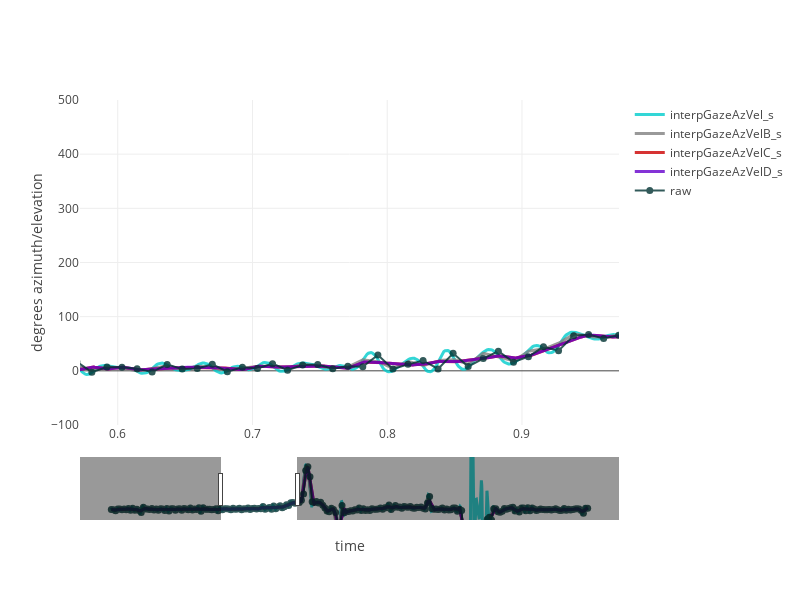

Notebook code for this chart:
### Code cell
# gbProc_bl_tr = sessionDict['processed'].groupby(('blockNumber','trialNumber'))
# tr = gbProc_bl_tr.get_group((2,6))
# (startFr, endFr) = findAnalysisWindow(tr)

p = plotGazeData(plotData,'time', 
           ['interpGazeAzVel_s','interpGazeAzVelB_s','interpGazeAzVelC_s','interpGazeAzVelD_s'],
           winRange=[plotData['time'].iloc[winStartSampleIdx],
                     plotData['time'].iloc[winEndSampleIdx]],
           yLim=[-100,500],ytitle='degrees azimuth/elevation')



# ax.plot(trialTime_fr[:ttcEndSampleFr],
#         rawGazeVelAz_fr[:ttcEndSampleFr],
#         ':k',linewidth=3,alpha = 0.4)

newTrace = go.Scatter(
    x = trialTime_fr,
    y = rawGazeVelAz_fr,
    mode = 'lines+markers',
    name = 'raw',
    line = dict(color = 'rgb(0,50,50)',width=2),
    marker = dict(color = 'rgb(0,50,50)',size=7),
    opacity = 0.8)

p['data'].append(newTrace)   

iplot(p)

### Figure 1 — Plotly figure (JSON) as saved in the notebook; plotly's stock layout.template omitted (floating-point values rounded to 4 significant figures; data arrays with more than 128 entries replaced by an {"elided": "..."} marker saying what was removed)
{"data": [{"line": {"color": "rgb(0,204,204)", "width": 3}, "name": "interpGazeAzVel_s", "opacity": 0.8, "type": "scatter", "x": {"elided": "2491 float values"}, "y": {"elided": "2491 float values"}}, {"line": {"color": "rgb(128,128,128)", "width": 3}, "name": "interpGazeAzVelB_s", "opacity": 0.8, "type": "scatter", "x": {"elided": "2491 float values"}, "y": {"elided": "2491 float values"}}, {"line": {"color": "rgb(204,0,0)", "width": 3}, "name": "interpGazeAzVelC_s", "opacity": 0.8, "type": "scatter", "x": {"elided": "2491 float values"}, "y": {"elided": "2491 float values"}}, {"line": {"color": "rgb(102,0,204)", "width": 3}, "name": "interpGazeAzVelD_s", "opacity": 0.8, "type": "scatter", "x": {"elided": "2491 float values"}, "y": {"elided": "2491 float values"}}, {"line": {"color": "rgb(0,50,50)", "width": 2}, "marker": {"color": "rgb(0,50,50)", "size": 7}, "mode": "lines+markers", "name": "raw", "opacity": 0.8, "type": "scatter", "x": {"elided": "224 float values"}, "y": {"elided": "224 float values"}}], "layout": {"dragmode": "pan", "height": 600, "width": 800, "xaxis": {"range": [0.572, 0.972], "rangeslider": {}, "title": "time", "type": "time"}, "yaxis": {"range": [-100, 500], "title": "degrees azimuth/elevation"}}}
